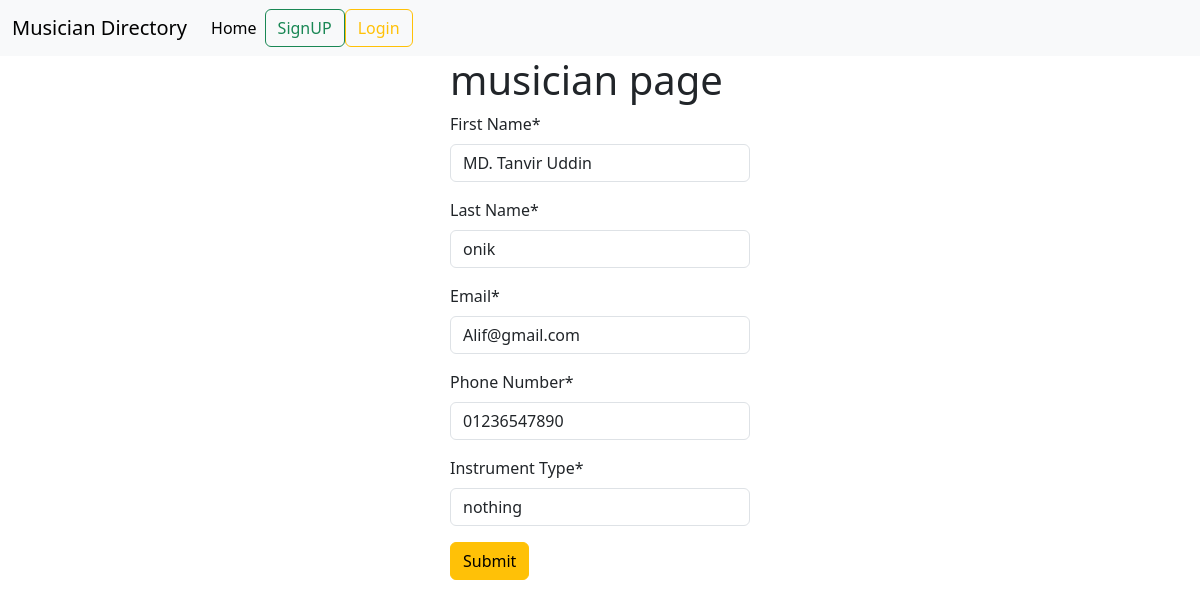
Screenshot of /musician/edit/4 with the database file from the repository.
### musician/models.py (models this page shows, shortened)
class Musician(models.Model):
    First_Name = models.CharField(max_length=30)
    Last_Name = models.CharField(max_length=30)
    Email = models.EmailField()
    phone_Number = models.CharField(max_length=12)
    Instrument_Type = models.CharField(max_length=30)

### musician/views.py (the view)
# urls.py: path('edit/<int:id>',views.EditMusicanView.as_view(),name="edit_musician"),
class EditMusicanView(UpdateView):
    model = Musician
    form_class = AddMusician
    template_name = 'musician.html'
    success_url = reverse_lazy('home_page')
    pk_url_kwarg = 'id'

### musician/forms.py
class AddMusician(forms.ModelForm):
    class Meta:
        model = Musician
        fields = '__all__'

### musician/templates/musician.html (shortened to what this page needs)
{% extends 'base.html' %}
{%  load crispy_forms_tags %}
{% block content %}
<form style="width: 25%; margin: auto;" method="post">
    <h1>musician page</h1>
    {{form | crispy}}
    <button class="btn btn-warning">Submit</button>
</form>
{% endblock %}

### rows the page displays
Musician: First_Name "MD. Tanvir Uddin", Last_Name "onik", Email "Alif@gmail.com", phone_Number "01236547890", Instrument_Type "nothing"
